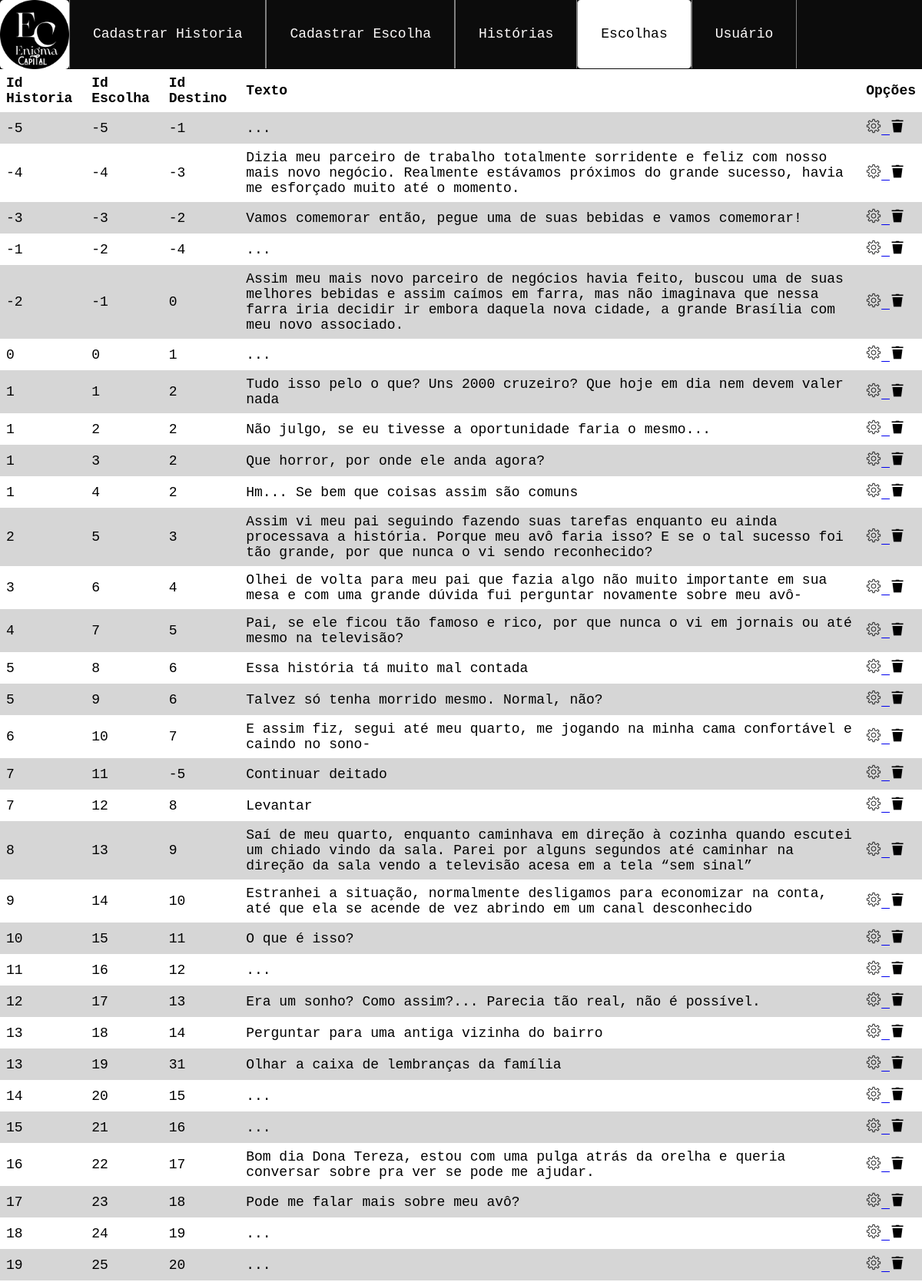
Page /crud/listarE.php (upper part) on the committed database.
### tables this page shows
CREATE TABLE IF NOT EXISTS `escolhas` (
  `id_escolha` int NOT NULL,
  `id_usuario` int NOT NULL,
  `escolha` varchar(255) NOT NULL,
  `id_destino` int NOT NULL,
  `id_historia` int NOT NULL,
  PRIMARY KEY (`id_escolha`),
  KEY `fk_historia` (`id_historia`),
  KEY `id_usuario` (`id_usuario`) USING BTREE
);

### crud/listarE.php (the view, shortened to what this page needs)
<!DOCTYPE html>
<html lang="pt-br">
<head>
  <link rel="stylesheet" href="../css/navbar.css">
  <link rel="stylesheet" href="../css/form.css">
  <link rel="stylesheet" href="../css/listar.css">
</head>
<body>
  <?php
  require_once "navbar.php";
  include("../conecta.php");
  $sql = "SELECT * FROM escolhas";
  $resultado = mysqli_query($conexao, $sql);
  $lang = 1;
  echo ' <div class="table">
  <table>
    <tr>
    <strong>
      <th scope="col">Id Historia</th>
      <th scope="col">Id Escolha</th>
      <th scope="col">Id Destino</th>
      <th scope="col">Texto</th>
      <th scope="col">Opções</th>
    </strong>
    </tr>';
  while ($dados = mysqli_fetch_assoc($resultado)) {
    echo "<td> " . $dados['id_historia'] . " </td>";
    echo "<td>" . $dados['id_escolha'] . " </td>";
    echo "<td>" . $dados['id_destino'] . " </td>";
    echo "<td> " . $dados['escolha'] . "</td>";
    echo "<td><a href='../crud/editarE.php?id_escolha=" . $dados['id_escolha'] . "&lang=" . $lang . "'>" . "<img src='../img/settings.png' widht='20' height='20'" . "</a>";
    echo " <a href='../crud/excluirEscolhas.php?id_escolha=" . $dados['id_escolha'] . "'>" . "<img src='../img/lixeira.png' widht='20' height='20'" . "</a></td>";
  }
  echo '</table>
</div>';
  ?>
</body>
</html>

### css/navbar.css (style rules this page uses)
* { margin: 0; padding: 0; box-sizing: border-box; font-family: Mono, monospace; }

### css/form.css (style rules this page uses)
* { font-size: large; }

### css/listar.css (style rules this page uses)
table { font-family: arial, sans-serif; border-collapse: collapse; width: 100%; }
td, th { text-align: left; padding: 8px; }

### rows in the picture
escolhas: id_historia "-5", id_escolha "-5", id_destino "-1", escolha "..."
escolhas: id_historia "-4", id_escolha "-4", id_destino "-3", escolha "Dizia meu parceiro de trabalho totalmente sorridente e feliz com nosso mais novo negócio. Realmente estávamos próximos do grande sucesso, havia me esforçado muito até o momento."
escolhas: id_historia "-3", id_escolha "-3", id_destino "-2", escolha "Vamos comemorar então, pegue uma de suas bebidas e vamos comemorar!"
escolhas: id_historia "-1", id_escolha "-2", id_destino "-4", escolha "..."
escolhas: id_historia "-2", id_escolha "-1", id_destino "0", escolha "Assim meu mais novo parceiro de negócios havia feito, buscou uma de suas melhores bebidas e assim caímos em farra, mas não imaginava que nessa farra iria decidir ir embora daquela nova cidade, a grande Brasília com meu novo associado."
escolhas: id_historia "0", id_escolha "0", id_destino "1", escolha "..."
escolhas: id_historia "1", id_escolha "1", id_destino "2", escolha "Tudo isso pelo o que? Uns 2000 cruzeiro? Que hoje em dia nem devem valer nada"
escolhas: id_historia "1", id_escolha "2", id_destino "2", escolha "Não julgo, se eu tivesse a oportunidade faria o mesmo..."
escolhas: id_historia "1", id_escolha "3", id_destino "2", escolha "Que horror, por onde ele anda agora?"
escolhas: id_historia "1", id_escolha "4", id_destino "2", escolha "Hm... Se bem que coisas assim são comuns"
escolhas: id_historia "2", id_escolha "5", id_destino "3", escolha "Assim vi meu pai seguindo fazendo suas tarefas enquanto eu ainda processava a história. Porque meu avô faria isso? E se o tal sucesso foi tão grande, por que nunca o vi sendo reconhecido?"
escolhas: id_historia "3", id_escolha "6", id_destino "4", escolha "Olhei de volta para meu pai que fazia algo não muito importante em sua mesa e com uma grande dúvida fui perguntar novamente sobre meu avô-"
escolhas: id_historia "4", id_escolha "7", id_destino "5", escolha "Pai, se ele ficou tão famoso e rico, por que nunca o vi em jornais ou até mesmo na televisão?"
escolhas: id_historia "5", id_escolha "8", id_destino "6", escolha "Essa história tá muito mal contada"
escolhas: id_historia "5", id_escolha "9", id_destino "6", escolha "Talvez só tenha morrido mesmo. Normal, não?"
escolhas: id_historia "6", id_escolha "10", id_destino "7", escolha "E assim fiz, segui até meu quarto, me jogando na minha cama confortável e caindo no sono-"
escolhas: id_historia "7", id_escolha "11", id_destino "-5", escolha "Continuar deitado"
escolhas: id_historia "7", id_escolha "12", id_destino "8", escolha "Levantar"
escolhas: id_historia "8", id_escolha "13", id_destino "9", escolha "Saí de meu quarto, enquanto caminhava em direção à cozinha quando escutei um chiado vindo da sala. Parei por alguns segundos até caminhar na direção da sala vendo a televisão acesa em a tela “sem sinal”"
escolhas: id_historia "9", id_escolha "14", id_destino "10", escolha "Estranhei a situação, normalmente desligamos para economizar na conta, até que ela se acende de vez abrindo em um canal desconhecido"
escolhas: id_historia "10", id_escolha "15", id_destino "11", escolha "O que é isso?"
escolhas: id_historia "11", id_escolha "16", id_destino "12", escolha "..."
escolhas: id_historia "12", id_escolha "17", id_destino "13", escolha "Era um sonho? Como assim?... Parecia tão real, não é possível."
escolhas: id_historia "13", id_escolha "18", id_destino "14", escolha "Perguntar para uma antiga vizinha do bairro"
escolhas: id_historia "13", id_escolha "19", id_destino "31", escolha "Olhar a caixa de lembranças da família"
escolhas: id_historia "14", id_escolha "20", id_destino "15", escolha "..."
escolhas: id_historia "15", id_escolha "21", id_destino "16", escolha "..."
escolhas: id_historia "16", id_escolha "22", id_destino "17", escolha "Bom dia Dona Tereza, estou com uma pulga atrás da orelha e queria conversar sobre pra ver se pode me ajudar."
escolhas: id_historia "17", id_escolha "23", id_destino "18", escolha "Pode me falar mais sobre meu avô?"
escolhas: id_historia "18", id_escolha "24", id_destino "19", escolha "..."
escolhas: id_historia "19", id_escolha "25", id_destino "20", escolha "..."
